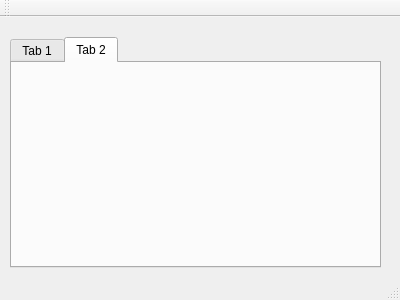
<?xml version="1.0" encoding="UTF-8"?>
<ui version="4.0">
 <class>MainWindow</class>
 <widget class="QMainWindow" name="MainWindow">
  <property name="geometry">
   <rect>
    <x>0</x>
    <y>0</y>
    <width>400</width>
    <height>300</height>
   </rect>
  </property>
  <property name="windowTitle">
   <string>MainWindow</string>
  </property>
  <widget class="QWidget" name="centralWidget">
   <widget class="QTabWidget" name="tabWidget">
    <property name="geometry">
     <rect>
      <x>10</x>
      <y>20</y>
      <width>371</width>
      <height>231</height>
     </rect>
    </property>
    <property name="currentIndex">
     <number>1</number>
    </property>
    <widget class="Form1" name="tab">
     <attribute name="title">
      <string>Tab 1</string>
     </attribute>
    </widget>
    <widget class="Form2" name="tab_2">
     <attribute name="title">
      <string>Tab 2</string>
     </attribute>
    </widget>
   </widget>
  </widget>
  <widget class="QMenuBar" name="menuBar">
   <property name="geometry">
    <rect>
     <x>0</x>
     <y>0</y>
     <width>400</width>
     <height>20</height>
    </rect>
   </property>
  </widget>
  <widget class="QToolBar" name="mainToolBar">
   <attribute name="toolBarArea">
    <enum>TopToolBarArea</enum>
   </attribute>
   <attribute name="toolBarBreak">
    <bool>false</bool>
   </attribute>
  </widget>
  <widget class="QStatusBar" name="statusBar"/>
 </widget>
 <layoutdefault spacing="6" margin="11"/>
 <customwidgets>
  <customwidget>
   <class>Form1</class>
   <extends>QWidget</extends>
   <header>form1.h</header>
   <container>1</container>
  </customwidget>
  <customwidget>
   <class>Form2</class>
   <extends>QWidget</extends>
   <header>form2.h</header>
   <container>1</container>
  </customwidget>
 </customwidgets>
 <resources/>
 <connections/>
</ui>
